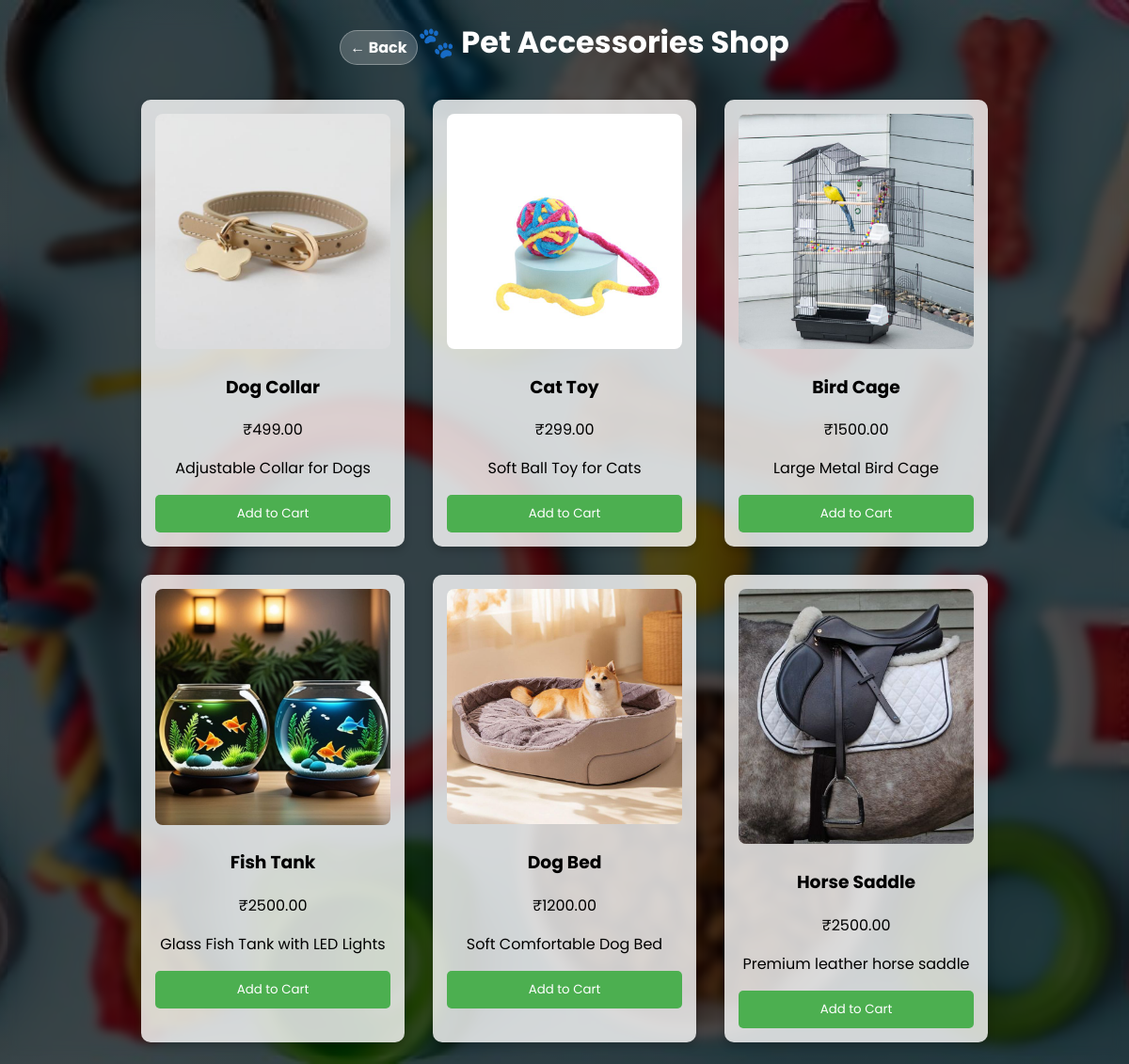
The page /shop.php on the database its author committed.
### tables this page shows
CREATE TABLE `products` (
  `id` int(11) NOT NULL,
  `name` varchar(255) NOT NULL,
  `price` decimal(10,2) NOT NULL,
  `description` text NOT NULL,
  `image` varchar(255) NOT NULL,
  `category` varchar(50) NOT NULL
);

### shop.php (the view, shortened to what this page needs)
<?php
include "db.php";
?>
<!DOCTYPE html>
<html lang="en">
<head>
</head>
<body>
    <h1><a href="index.php" class="back-btn">← Back</a>🐾 Pet Accessories Shop</h1>
    <div class="container">
        <div class="products">
            <?php
            $query = "SELECT * FROM products WHERE category='accessory'";
            $result = mysqli_query($conn, $query);
            while ($row = mysqli_fetch_assoc($result)) {
                echo "<div class='product-card'>
                        <img src='assets/" . $row['image'] . "' alt='" . $row['name'] . "'>
                        <h3>" . $row['name'] . "</h3>
                        <p>₹" . $row['price'] . "</p>
                        <p>" . $row['description'] . "</p>
                        <form method='POST' action='add_to_cart.php'>
                            <input type='hidden' name='product_id' value='" . $row['id'] . "'>
                            <button type='submit' class='btn'>Add to Cart</button>
                        </form>
                    </div>";
            }
            ?>
        </div>
    </div>
</body>
</html>

### shop.php (style rules this page uses)
body { font-family: 'Poppins', sans-serif; background-color: #f0f8ff; text-align: center; background: linear-gradient(rgba(0, 0, 0, 0.7), rgba(0, 0, 0, 0.7)),url('./assets/accessories.jpg') no-repeat center center/cover; backdrop-filter: blur(5px); background-attachment: fixed; }
.container { width: 80%; margin: auto; }
.products { display: flex; flex-wrap: wrap; justify-content: center; }
.product-card { background: rgba(255, 255, 255, 0.8); backdrop-filter: blur(10px); border-radius: 10px; box-shadow: 0 4px 8px rgba(0, 0, 0, 0.2); padding: 15px; margin: 15px; width: 250px; text-align: center; }
img { width: 100%; height: auto; object-fit: cover; border-radius: 8px; }
.btn { background: #4CAF50; color: white; border: none; padding: 10px; border-radius: 5px; cursor: pointer; width: 100%; font-family: 'Poppins', sans-serif; }
h1 { color: white; }
.back-btn { display: inline-block; padding: 5px 10px; font-size: 16px; font-weight: bold; text-decoration: none; color: #fff; background: rgba(255, 255, 255, 0.2); backdrop-filter: blur(10px); border-radius: 20px; border: 1px solid rgba(255, 255, 255, 0.3); transition: 0.3s; }

### rows shown on the page
products: image (picture), name "Dog Collar", price "499.00", description "Adjustable Collar for Dogs"
products: image (picture), name "Cat Toy", price "299.00", description "Soft Ball Toy for Cats"
products: image (picture), name "Bird Cage", price "1500.00", description "Large Metal Bird Cage"
products: image (picture), name "Fish Tank", price "2500.00", description "Glass Fish Tank with LED Lights"
products: image (picture), name "Dog Bed", price "1200.00", description "Soft Comfortable Dog Bed"
products: image (picture), name "Horse Saddle", price "2500.00", description "Premium leather horse saddle"
